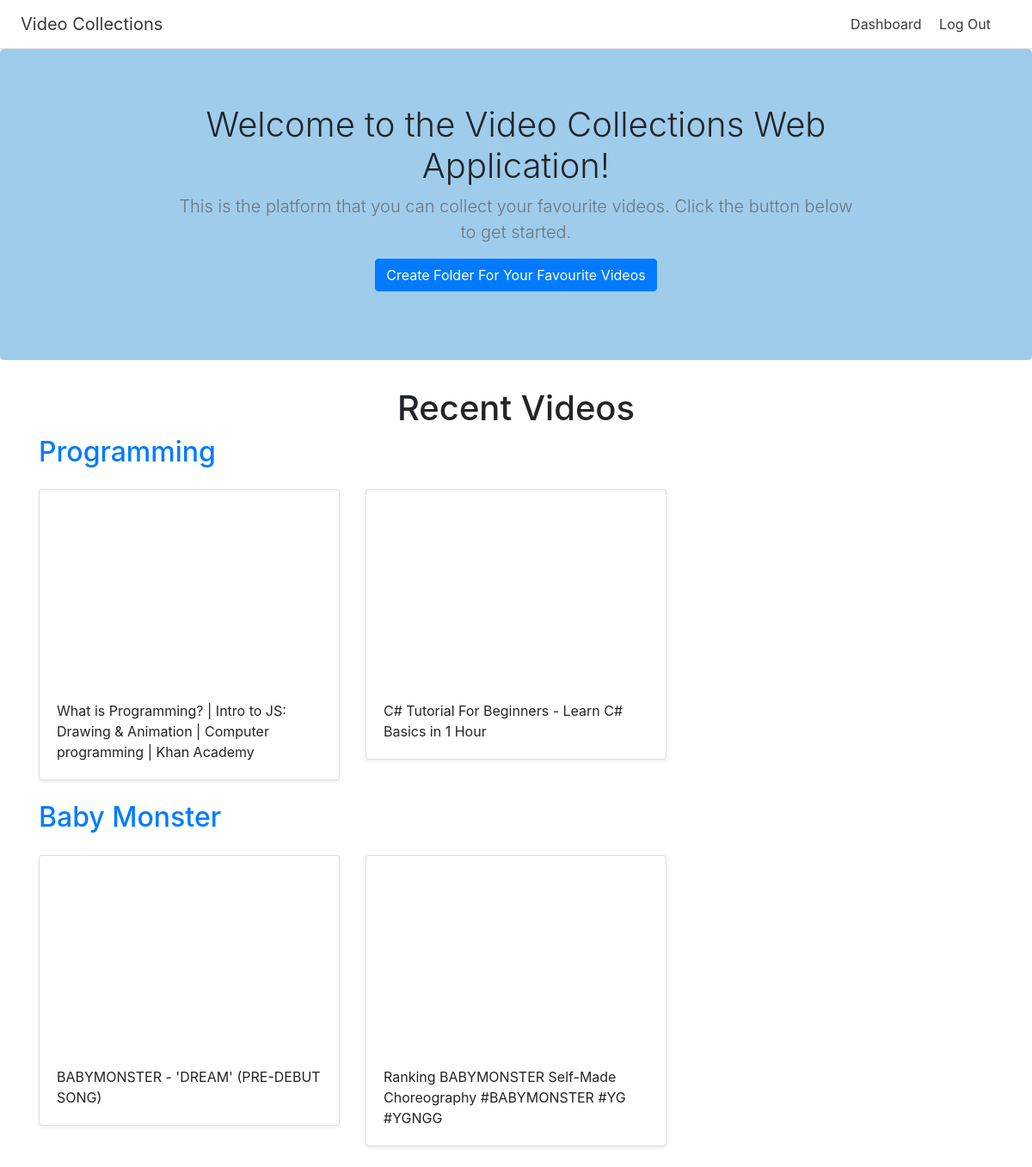
The app's page / (signed in) with its own data.
### halls/models.py (models this page shows)
class Hall(models.Model):
    title = models.CharField(max_length=255)
    '''
    purpose : to know which hall is created by which user
    '''
    user = models.ForeignKey(User, on_delete=models.CASCADE)  #one user can have many Halls

class Video(models.Model):
    title = models.CharField(max_length=255)
    url = models.URLField()
    youtube_id = models.CharField(max_length=255)
    hall = models.ForeignKey(Hall, on_delete=models.CASCADE)  #one Hall can have many Videos

### halls/views.py (the view)
# urls.py: 2. Add a URL to urlpatterns:  path('', views.home, name='home')
def home(request):
    recent_halls = Hall.objects.all().order_by('-id')[:2]
    return render(request,'halls/home.html',{'recent_halls':recent_halls})

### halls/templates/halls/home.html (shortened to what this page needs)
{% extends 'halls/base.html' %}
{% block content %}
<section class="jumbotron text-center">
    <div class="container">
        <h1 class="jumbotron-heading">Welcome to the Video Collections Web Application!</h1>
        <p class="lead text-muted">This is the platform that you can collect your favourite videos. Click the button below to get started.</p>
        <p>
            <a href="{% url 'create_hall' %}" class="btn btn-primary">Create Folder For Your Favourite Videos</a>
        </p>
    </div>
</section>
<div class="container">
    <h1 class="text-center">Recent Videos</h1>
    {% for hall in recent_halls %}
        <h2><a href="{% url 'detail_hall' hall.id %}">{{ hall.title }}</a></h2>
        <div class="row">
            {% for video in hall.video_set.all %}
            <div class="col-md-4 mt-3">
                <div class="card mb-4 shadow-sm">
                    <iframe width="100%" height="225" src="https://www.youtube.com/embed/{{ video.youtube_id}}" title="YouTube video player" frameborder="0" allow="accelerometer; autoplay; clipboard-write; encrypted-media; gyroscope; picture-in-picture; web-share" allowfullscreen></iframe>
                    <div class="card-body">
                        <p class="card-text">{{ video.title}}</p>
                    </div>
                </div>
            </div>
        {% endfor %}
        </div>
        {% endfor %}
</div>
{% endblock %}

### halls/static/custom.css (style rules this page uses)
.jumbotron { background-color: #9fcceb; }
.jumbotron-heading { font-weight: 300; }
.jumbotron .container { max-width: 51rem; }

### records on screen
Hall: title "Programming"
Video: title "What is Programming? | Intro to JS: Drawing & Animation | Computer programming | Khan Academy"
Video: title "C# Tutorial For Beginners - Learn C# Basics in 1 Hour"
Hall: title "Baby Monster"
Video: title "BABYMONSTER - 'DREAM' (PRE-DEBUT SONG)"
Video: title "Ranking BABYMONSTER Self-Made Choreography #BABYMONSTER #YG #YGNGG"
